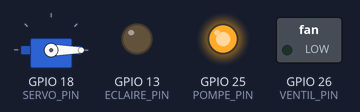
Bench run of a sketch on a simulated ESP32. Shown: servo, switched loads named in the sketch (green lamp = pin HIGH), output pins drawn as LEDs (lit = HIGH). Pins used as bus, display or sensor lines are not drawn; what the sketch prints to the serial monitor is not drawn.

Above: at 0.05 s.
At 5.95 s:
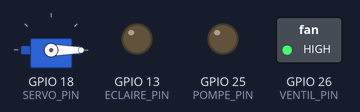
At 8.95 s:
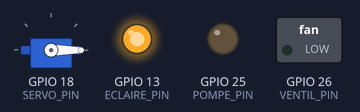
At 11.95 s:
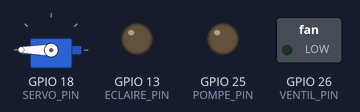
Timing chart, 0 to 15.6 s (numbered marks = the images above):
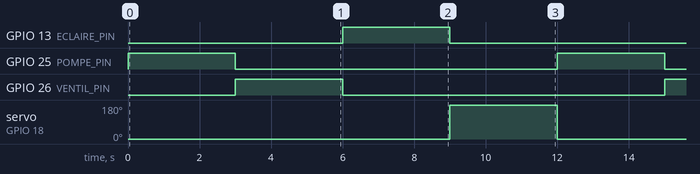

Measured:
- by itself, GPIO 13 (ECLAIRE_PIN), GPIO 25 (POMPE_PIN), GPIO 26 (VENTIL_PIN): alternates HIGH for 3.0 s and LOW for 9.0 s
- by itself, servo on GPIO 18 (SERVO_PIN): alternates 180° for 3.0 s and 0° for 9.0 s

The sketch:

TestActionneur.ino
```cpp
#include <DHT.h>
#include <ESP32Servo.h>

// Définition des Pins
#define POMPE_PIN   25
#define VENTIL_PIN  26
#define ECLAIRE_PIN 13
#define SERVO_PIN   18
#define WATER_PIN   35 // Ajouté pour éviter l'erreur de compilation

Servo servo; // Déclaration de l'objet servo

void setup() {
  Serial.begin(115200);

  pinMode(POMPE_PIN, OUTPUT);
  pinMode(VENTIL_PIN, OUTPUT);
  pinMode(ECLAIRE_PIN, OUTPUT);
  pinMode(SERVO_PIN, OUTPUT); // Configuré en sortie pour la LED de test
  pinMode(WATER_PIN, INPUT);

  servo.attach(SERVO_PIN);
  servo.write(0);

  Serial.println("--- TEST DES LEDS (SIMULATION ACTIONNEURS) ---");
}

void loop() {
  while(true) {
    digitalWrite(POMPE_PIN, HIGH);
    delay(3000);
    digitalWrite(POMPE_PIN, LOW);
    digitalWrite(VENTIL_PIN, HIGH);
    delay(3000);
    digitalWrite(VENTIL_PIN, LOW);
    digitalWrite(ECLAIRE_PIN, HIGH);
    delay(3000);
    digitalWrite(ECLAIRE_PIN, LOW);
    digitalWrite(SERVO_PIN, HIGH);
    servo.write(180);
    delay(3000);
    digitalWrite(SERVO_PIN, LOW);
    servo.write(0);
  }
  // TEST POMPE
  Serial.println("LED Pompe (G25) : ALLUMÉE");

  delay(2000);
  digitalWrite(POMPE_PIN, LOW);

  // TEST VENTILATEUR
  Serial.println("LED Ventilateur (G26) : ALLUMÉE");
  digitalWrite(VENTIL_PIN, HIGH);

  // TEST ÉCLAIRAGE
  Serial.println("LED Éclairage (G13) : ALLUMÉE");
  digitalWrite(ECLAIRE_PIN, HIGH);
  delay(2000);
  digitalWrite(ECLAIRE_PIN, LOW);

  // TEST SERVO (via LED)
  Serial.println("LED Servo (G18) : ALLUMÉE");
  digitalWrite(SERVO_PIN, HIGH);
  delay(2000);
  digitalWrite(SERVO_PIN, LOW);

  Serial.println("--- Fin du cycle de test, attente 3s ---");
  delay(3000);
}
```
